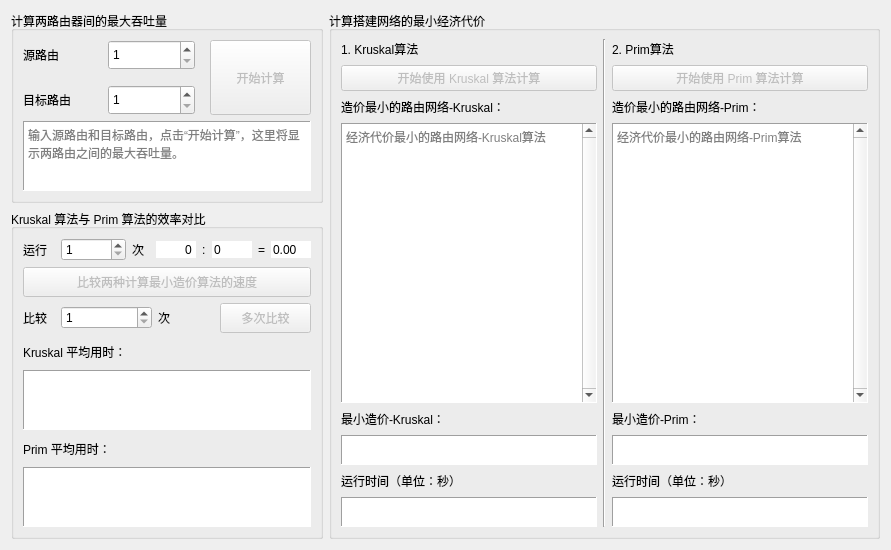
      <widget class="QWidget" name="tab_calc">
       <attribute name="title">
        <string>计算最小经济代价、路由器之间的最大吞吐量</string>
       </attribute>
       <layout class="QHBoxLayout" name="horizontalLayout_12" stretch="1,2">
        <item>
         <layout class="QVBoxLayout" name="verticalLayout_10" stretch="2,5">
          <item>
           <widget class="QGroupBox" name="groupBox_3">
            <property name="maximumSize">
             <size>
              <width>16777215</width>
              <height>16777215</height>
             </size>
            </property>
            <property name="title">
             <string>计算两路由器间的最大吞吐量</string>
            </property>
            <layout class="QVBoxLayout" name="verticalLayout_6">
             <item>
              <layout class="QVBoxLayout" name="verticalLayout_5" stretch="2,3">
               <item>
                <layout class="QHBoxLayout" name="horizontalLayout_7" stretch="12,7">
                 <property name="spacing">
                  <number>15</number>
                 </property>
                 <item>
                  <layout class="QGridLayout" name="gridLayout_2" columnstretch="4,6">
                   <property name="spacing">
                    <number>15</number>
                   </property>
                   <item row="0" column="0">
                    <widget class="QLabel" name="label_6">
                     <property name="minimumSize">
                      <size>
                       <width>70</width>
                       <height>25</height>
                      </size>
                     </property>
                     <property name="maximumSize">
                      <size>
                       <width>70</width>
                       <height>16777215</height>
                      </size>
                     </property>
                     <property name="text">
                      <string>源路由</string>
                     </property>
                    </widget>
                   </item>
                   <item row="0" column="1">
                    <widget class="QSpinBox" name="spinBox_source">
                     <property name="minimumSize">
                      <size>
                       <width>80</width>
                       <height>30</height>
                      </size>
                     </property>
                     <property name="minimum">
                      <number>1</number>
                     </property>
                     <property name="maximum">
                      <number>65535</number>
                     </property>
                    </widget>
                   </item>
                   <item row="1" column="0">
                    <widget class="QLabel" name="label_7">
                     <property name="minimumSize">
                      <size>
                       <width>70</width>
                       <height>25</height>
                      </size>
                     </property>
                     <property name="maximumSize">
                      <size>
                       <width>70</width>
                       <height>16777215</height>
                      </size>
                     </property>
                     <property name="text">
                      <string>目标路由</string>
                     </property>
                    </widget>
                   </item>
                   <item row="1" column="1">
                    <widget class="QSpinBox" name="spinBox_dest">
                     <property name="minimumSize">
                      <size>
                       <width>80</width>
                       <height>30</height>
                      </size>
                     </property>
                     <property name="minimum">
                      <number>1</number>
                     </property>
                     <property name="maximum">
                      <number>65535</number>
                     </property>
                    </widget>
                   </item>
                  </layout>
                 </item>
                 <item>
                  <widget class="QPushButton" name="pushButton_calc_maxthrput">
                   <property name="enabled">
                    <bool>false</bool>
                   </property>
                   <property name="minimumSize">
                    <size>
                     <width>0</width>
                     <height>75</height>
                    </size>
                   </property>
                   <property name="text">
                    <string>开始计算</string>
                   </property>
                  </widget>
                 </item>
                </layout>
               </item>
               <item>
                <widget class="QTextBrowser" name="textBrowser_calc_maxthrput">
                 <property name="maximumSize">
                  <size>
                   <width>16777215</width>
                   <height>80</height>
                  </size>
                 </property>
                 <property name="statusTip">
                  <string>显示两路由之间的最大吞吐量</string>
                 </property>
                 <property name="whatsThis">
                  <string>显示两路由之间的最大吞吐量</string>
                 </property>
                 <property name="frameShape">
                  <enum>QFrame::Panel</enum>
                 </property>
                 <property name="verticalScrollBarPolicy">
                  <enum>Qt::ScrollBarAlwaysOff</enum>
                 </property>
                 <property name="markdown">
                  <string/>
                 </property>
                 <property name="placeholderText">
                  <string>输入源路由和目标路由，点击“开始计算”，这里将显示两路由之间的最大吞吐量。</string>
                 </property>
                </widget>
               </item>
              </layout>
             </item>
            </layout>
           </widget>
          </item>
          <item>
           <widget class="QGroupBox" name="groupBox_4">
            <property name="maximumSize">
             <size>
              <width>16777215</width>
              <height>16777215</height>
             </size>
            </property>
            <property name="title">
             <string>Kruskal 算法与 Prim 算法的效率对比</string>
            </property>
            <layout class="QVBoxLayout" name="verticalLayout_9" stretch="1,8,1,1,3,1,3">
             <item>
              <layout class="QHBoxLayout" name="horizontalLayout_10" stretch="5,1,2,1,2,0">
               <item>
                <layout class="QHBoxLayout" name="horizontalLayout_9" stretch="2,8,1">
                 <item>
                  <widget class="QLabel" name="label_17">
                   <property name="minimumSize">
                    <size>
                     <width>32</width>
                     <height>20</height>
                    </size>
                   </property>
                   <property name="maximumSize">
                    <size>
                     <width>32</width>
                     <height>30</height>
                    </size>
                   </property>
                   <property name="text">
                    <string>运行</string>
                   </property>
                  </widget>
                 </item>
                 <item>
                  <widget class="QSpinBox" name="spinBox_times">
                   <property name="minimumSize">
                    <size>
                     <width>65</width>
                     <height>0</height>
                    </size>
                   </property>
                   <property name="minimum">
                    <number>1</number>
                   </property>
                   <property name="maximum">
                    <number>65535</number>
                   </property>
                  </widget>
                 </item>
                 <item>
                  <widget class="QLabel" name="label_18">
                   <property name="minimumSize">
                    <size>
                     <width>18</width>
                     <height>20</height>
                    </size>
                   </property>
                   <property name="maximumSize">
                    <size>
                     <width>18</width>
                     <height>30</height>
                    </size>
                   </property>
                   <property name="text">
                    <string>次</string>
                   </property>
                  </widget>
                 </item>
                </layout>
               </item>
               <item>
                <widget class="QSpinBox" name="spinBox_kwin_times">
                 <property name="minimumSize">
                  <size>
                   <width>40</width>
                   <height>0</height>
                  </size>
                 </property>
                 <property name="maximumSize">
                  <size>
                   <width>45</width>
                   <height>16777215</height>
                  </size>
                 </property>
                 <property name="wrapping">
                  <bool>false</bool>
                 </property>
                 <property name="frame">
                  <bool>false</bool>
                 </property>
                 <property name="alignment">
                  <set>Qt::AlignRight|Qt::AlignTrailing|Qt::AlignVCenter</set>
                 </property>
                 <property name="readOnly">
                  <bool>true</bool>
                 </property>
                 <property name="buttonSymbols">
                  <enum>QAbstractSpinBox::NoButtons</enum>
                 </property>
                 <property name="maximum">
                  <number>65535</number>
                 </property>
                </widget>
               </item>
               <item>
                <widget class="QLabel" name="label_16">
                 <property name="text">
                  <string>:</string>
                 </property>
                </widget>
               </item>
               <item>
                <widget class="QSpinBox" name="spinBox_pwin_times">
                 <property name="minimumSize">
                  <size>
                   <width>40</width>
                   <height>0</height>
                  </size>
                 </property>
                 <property name="maximumSize">
                  <size>
                   <width>45</width>
                   <height>16777215</height>
                  </size>
                 </property>
                 <property name="wrapping">
                  <bool>false</bool>
                 </property>
                 <property name="frame">
                  <bool>false</bool>
                 </property>
                 <property name="readOnly">
                  <bool>true</bool>
                 </property>
                 <property name="buttonSymbols">
                  <enum>QAbstractSpinBox::NoButtons</enum>
                 </property>
                 <property name="maximum">
                  <number>65535</number>
                 </property>
                </widget>
               </item>
               <item>
                <widget class="QLabel" name="label_21">
                 <property name="text">
                  <string>=</string>
                 </property>
                </widget>
               </item>
               <item>
                <widget class="QDoubleSpinBox" name="spinBox_rate">
                 <property name="minimumSize">
                  <size>
                   <width>40</width>
                   <height>0</height>
                  </size>
                 </property>
                 <property name="maximumSize">
                  <size>
                   <width>45</width>
                   <height>16777215</height>
                  </size>
                 </property>
                 <property name="wrapping">
                  <bool>false</bool>
                 </property>
                 <property name="frame">
                  <bool>false</bool>
                 </property>
                 <property name="readOnly">
                  <bool>true</bool>
                 </property>
                 <property name="buttonSymbols">
                  <enum>QAbstractSpinBox::NoButtons</enum>
                 </property>
                </widget>
               </item>
              </layout>
             </item>
             <item>
              <widget class="QPushButton" name="pushButton_cmp">
               <property name="enabled">
                <bool>false</bool>
               </property>
               <property name="minimumSize">
                <size>
                 <width>0</width>
                 <height>30</height>
                </size>
               </property>
               <property name="maximumSize">
                <size>
                 <width>16777215</width>
                 <height>16777215</height>
                </size>
               </property>
               <property name="statusTip">
                <string>多次运行，取运行时间的平均值进行一次比较</string>
               </property>
               <property name="whatsThis">
                <string>多次运行，取运行时间的平均值进行一次比较</string>
               </property>
               <property name="text">
                <string>比较两种计算最小造价算法的速度</string>
               </property>
              </widget>
             </item>
             <item>
              <layout class="QHBoxLayout" name="horizontalLayout_11" stretch="2,8,1,0,8">
               <item>
                <widget class="QLabel" name="label_19">
                 <property name="minimumSize">
                  <size>
                   <width>32</width>
                   <height>0</height>
                  </size>
                 </property>
                 <property name="maximumSize">
                  <size>
                   <width>32</width>
                   <height>16777215</height>
                  </size>
                 </property>
                 <property name="text">
                  <string>比较</string>
                 </property>
                </widget>
               </item>
               <item>
                <widget class="QSpinBox" name="spinBox_cmp_times">
                 <property name="minimum">
                  <number>1</number>
                 </property>
                 <property name="maximum">
                  <number>65535</number>
                 </property>
                </widget>
               </item>
               <item>
                <widget class="QLabel" name="label_20">
                 <property name="minimumSize">
                  <size>
                   <width>16</width>
                   <height>0</height>
                  </size>
                 </property>
                 <property name="maximumSize">
                  <size>
                   <width>16</width>
                   <height>16777215</height>
                  </size>
                 </property>
                 <property name="text">
                  <string>次</string>
                 </property>
                </widget>
               </item>
               <item>
                <spacer name="horizontalSpacer_2">
                 <property name="orientation">
                  <enum>Qt::Horizontal</enum>
                 </property>
                 <property name="sizeHint" stdset="0">
                  <size>
                   <width>40</width>
                   <height>20</height>
                  </size>
                 </property>
                </spacer>
               </item>
               <item>
                <widget class="QPushButton" name="pushButton_cmp_times">
                 <property name="enabled">
                  <bool>false</bool>
                 </property>
                 <property name="minimumSize">
                  <size>
                   <width>0</width>
                   <height>30</height>
                  </size>
                 </property>
                 <property name="maximumSize">
                  <size>
                   <width>16777215</width>
                   <height>30</height>
                  </size>
                 </property>
                 <property name="statusTip">
                  <string>多次运行取平均值进行比较，重复该操作多次</string>
                 </property>
                 <property name="whatsThis">
                  <string>多次运行取平均值进行比较，重复该操作多次</string>
                 </property>
                 <property name="text">
                  <string>多次比较</string>
                 </property>
                </widget>
               </item>
              </layout>
             </item>
             <item>
              <widget class="QLabel" name="label_kruskal">
               <property name="minimumSize">
                <size>
                 <width>0</width>
                 <height>20</height>
                </size>
               </property>
               <property name="maximumSize">
                <size>
                 <width>16777215</width>
                 <height>30</height>
                </size>
               </property>
               <property name="text">
                <string>Kruskal 平均用时：</string>
               </property>
              </widget>
             </item>
             <item>
              <widget class="QTextBrowser" name="textBrowser_kruskal_avg">
               <property name="minimumSize">
                <size>
                 <width>0</width>
                 <height>25</height>
                </size>
               </property>
               <property name="maximumSize">
                <size>
                 <width>16777215</width>
                 <height>60</height>
                </size>
               </property>
               <property name="frameShape">
                <enum>QFrame::Panel</enum>
               </property>
               <property name="verticalScrollBarPolicy">
                <enum>Qt::ScrollBarAsNeeded</enum>
               </property>
              </widget>
             </item>
             <item>
              <widget class="QLabel" name="label_prim">
               <property name="minimumSize">
                <size>
                 <width>0</width>
                 <height>20</height>
                </size>
               </property>
               <property name="maximumSize">
                <size>
                 <width>16777215</width>
                 <height>30</height>
                </size>
               </property>
               <property name="text">
                <string>Prim 平均用时：</string>
               </property>
              </widget>
             </item>
             <item>
              <widget class="QTextBrowser" name="textBrowser_prim_avg">
               <property name="minimumSize">
                <size>
                 <width>0</width>
                 <height>25</height>
                </size>
               </property>
               <property name="maximumSize">
                <size>
                 <width>16777215</width>
                 <height>60</height>
                </size>
               </property>
               <property name="frameShape">
                <enum>QFrame::Panel</enum>
               </property>
               <property name="verticalScrollBarPolicy">
                <enum>Qt::ScrollBarAsNeeded</enum>
               </property>
              </widget>
             </item>
            </layout>
           </widget>
          </item>
         </layout>
        </item>
        <item>
         <widget class="QGroupBox" name="groupBox">
          <property name="title">
           <string>计算搭建网络的最小经济代价</string>
          </property>
          <layout class="QHBoxLayout" name="horizontalLayout_8">
           <property name="topMargin">
            <number>8</number>
           </property>
           <item>
            <layout class="QVBoxLayout" name="verticalLayout_7">
             <item>
              <widget class="QLabel" name="label_8">
               <property name="minimumSize">
                <size>
                 <width>120</width>
                 <height>20</height>
                </size>
               </property>
               <property name="maximumSize">
                <size>
                 <width>16777215</width>
                 <height>30</height>
                </size>
               </property>
               <property name="statusTip">
                <string>经济代价最小的路由网络-Kruskal算法</string>
               </property>
               <property name="text">
                <string>1. Kruskal算法</string>
               </property>
              </widget>
             </item>
             <item>
              <widget class="QPushButton" name="pushButton_calc_kruskal">
               <property name="enabled">
                <bool>false</bool>
               </property>
               <property name="minimumSize">
                <size>
                 <width>220</width>
                 <height>25</height>
                </size>
               </property>
               <property name="maximumSize">
                <size>
                 <width>16777215</width>
                 <height>30</height>
                </size>
               </property>
               <property name="text">
                <string>开始使用 Kruskal 算法计算</string>
               </property>
              </widget>
             </item>
             <item>
              <widget class="QLabel" name="label_10">
               <property name="minimumSize">
                <size>
                 <width>0</width>
                 <height>20</height>
                </size>
               </property>
               <property name="maximumSize">
                <size>
                 <width>16777215</width>
                 <height>30</height>
                </size>
               </property>
               <property name="text">
                <string>造价最小的路由网络-Kruskal：</string>
               </property>
              </widget>
             </item>
             <item>
              <widget class="QTextBrowser" name="textBrowser_calc_cost_kruskal_path">
               <property name="minimumSize">
                <size>
                 <width>0</width>
                 <height>0</height>
                </size>
               </property>
               <property name="toolTip">
                <string>经济代价最小的路由网络-Prim算法</string>
               </property>
               <property name="statusTip">
                <string>经济代价最小的路由网络-Kruskal算法</string>
               </property>
               <property name="whatsThis">
                <string>经济代价最小的路由网络-Kruskal算法</string>
               </property>
               <property name="frameShape">
                <enum>QFrame::Panel</enum>
               </property>
               <property name="verticalScrollBarPolicy">
                <enum>Qt::ScrollBarAlwaysOn</enum>
               </property>
               <property name="placeholderText">
                <string>经济代价最小的路由网络-Kruskal算法</string>
               </property>
              </widget>
             </item>
             <item>
              <widget class="QLabel" name="label_12">
               <property name="minimumSize">
                <size>
                 <width>0</width>
                 <height>20</height>
                </size>
               </property>
               <property name="maximumSize">
                <size>
                 <width>16777215</width>
                 <height>30</height>
                </size>
               </property>
               <property name="text">
                <string>最小造价-Kruskal：</string>
               </property>
              </widget>
             </item>
             <item>
              <widget class="QTextBrowser" name="textBrowser_calc_cost_kruskal_cost">
               <property name="minimumSize">
                <size>
                 <width>0</width>
                 <height>25</height>
                </size>
               </property>
               <property name="maximumSize">
                <size>
                 <width>16777215</width>
                 <height>30</height>
                </size>
               </property>
               <property name="frameShape">
                <enum>QFrame::Panel</enum>
               </property>
               <property name="verticalScrollBarPolicy">
                <enum>Qt::ScrollBarAsNeeded</enum>
               </property>
              </widget>
             </item>
             <item>
              <widget class="QLabel" name="label_14">
               <property name="minimumSize">
                <size>
                 <width>0</width>
                 <height>20</height>
                </size>
               </property>
               <property name="maximumSize">
                <size>
                 <width>16777215</width>
                 <height>30</height>
                </size>
               </property>
               <property name="text">
                <string>运行时间（单位：秒）</string>
               </property>
              </widget>
             </item>
             <item>
              <widget class="QTextBrowser" name="textBrowser_calc_cost_kruskal_time">
               <property name="minimumSize">
                <size>
                 <width>0</width>
                 <height>25</height>
                </size>
               </property>
               <property name="maximumSize">
                <size>
                 <width>16777215</width>
                 <height>30</height>
                </size>
               </property>
               <property name="frameShape">
                <enum>QFrame::Panel</enum>
               </property>
               <property name="verticalScrollBarPolicy">
                <enum>Qt::ScrollBarAsNeeded</enum>
               </property>
              </widget>
             </item>
            </layout>
           </item>
           <item>
            <widget class="Line" name="line_2">
             <property name="orientation">
              <enum>Qt::Vertical</enum>
             </property>
            </widget>
           </item>
           <item>
            <layout class="QVBoxLayout" name="verticalLayout_8">
             <item>
              <widget class="QLabel" name="label_9">
               <property name="minimumSize">
                <size>
                 <width>120</width>
                 <height>20</height>
                </size>
               </property>
               <property name="maximumSize">
                <size>
                 <width>16777215</width>
                 <height>30</height>
                </size>
               </property>
               <property name="text">
                <string>2. Prim算法</string>
               </property>
              </widget>
             </item>
             <item>
              <widget class="QPushButton" name="pushButton_calc_prim">
               <property name="enabled">
                <bool>false</bool>
               </property>
               <property name="minimumSize">
                <size>
                 <width>220</width>
                 <height>25</height>
                </size>
               </property>
               <property name="maximumSize">
                <size>
                 <width>16777215</width>
                 <height>30</height>
                </size>
               </property>
               <property name="text">
                <string>开始使用 Prim 算法计算</string>
               </property>
              </widget>
             </item>
             <item>
              <widget class="QLabel" name="label_11">
               <property name="minimumSize">
                <size>
                 <width>0</width>
                 <height>20</height>
                </size>
               </property>
               <property name="maximumSize">
                <size>
                 <width>16777215</width>
                 <height>30</height>
                </size>
               </property>
               <property name="text">
                <string>造价最小的路由网络-Prim：</string>
               </property>
              </widget>
             </item>
             <item>
              <widget class="QTextBrowser" name="textBrowser_calc_cost_prim_path">
               <property name="minimumSize">
                <size>
                 <width>0</width>
                 <height>0</height>
                </size>
               </property>
               <property name="toolTip">
                <string>经济代价最小的路由网络-Prim算法</string>
               </property>
               <property name="statusTip">
                <string>经济代价最小的路由网络-Prim算法</string>
               </property>
               <property name="whatsThis">
                <string>经济代价最小的路由网络-Prim算法</string>
               </property>
               <property name="frameShape">
                <enum>QFrame::Panel</enum>
               </property>
               <property name="verticalScrollBarPolicy">
                <enum>Qt::ScrollBarAlwaysOn</enum>
               </property>
               <property name="placeholderText">
                <string>经济代价最小的路由网络-Prim算法</string>
               </property>
              </widget>
             </item>
             <item>
              <widget class="QLabel" name="label_13">
               <property name="minimumSize">
                <size>
                 <width>0</width>
                 <height>20</height>
                </size>
               </property>
               <property name="maximumSize">
                <size>
                 <width>16777215</width>
                 <height>30</height>
                </size>
               </property>
               <property name="text">
                <string>最小造价-Prim：</string>
               </property>
              </widget>
             </item>
             <item>
              <widget class="QTextBrowser" name="textBrowser_calc_cost_prim_cost">
               <property name="minimumSize">
                <size>
                 <width>0</width>
                 <height>25</height>
                </size>
               </property>
               <property name="maximumSize">
                <size>
                 <width>16777215</width>
                 <height>30</height>
                </size>
               </property>
               <property name="frameShape">
                <enum>QFrame::Panel</enum>
               </property>
               <property name="verticalScrollBarPolicy">
                <enum>Qt::ScrollBarAsNeeded</enum>
               </property>
              </widget>
             </item>
             <item>
              <widget class="QLabel" name="label_15">
               <property name="minimumSize">
                <size>
                 <width>0</width>
                 <height>20</height>
                </size>
               </property>
               <property name="maximumSize">
                <size>
                 <width>16777215</width>
                 <height>30</height>
                </size>
               </property>
               <property name="text">
                <string>运行时间（单位：秒）</string>
               </property>
              </widget>
             </item>
             <item>
              <widget class="QTextBrowser" name="textBrowser_calc_cost_prim_time">
               <property name="minimumSize">
                <size>
                 <width>0</width>
                 <height>25</height>
                </size>
               </property>
               <property name="maximumSize">
                <size>
                 <width>16777215</width>
                 <height>30</height>
                </size>
               </property>
               <property name="frameShape">
                <enum>QFrame::Panel</enum>
               </property>
               <property name="verticalScrollBarPolicy">
                <enum>Qt::ScrollBarAsNeeded</enum>
               </property>
              </widget>
             </item>
            </layout>
           </item>
          </layout>
         </widget>
        </item>
       </layout>
      </widget>
